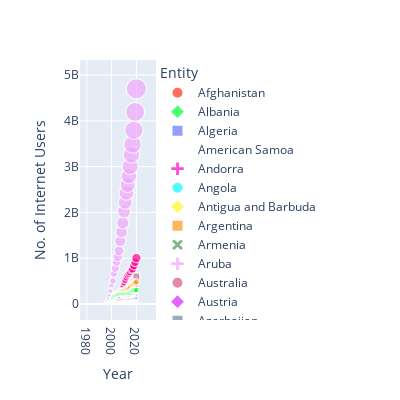

This figure's notebook cell:
### Code cell
color = px.colors.qualitative.Light24
px.scatter(
    data_frame=df , x='Year', y='No. of Internet Users', 
    width=400, height=400, color='Entity', color_discrete_sequence=color, symbol='Entity',
    size='No. of Internet Users'
)
